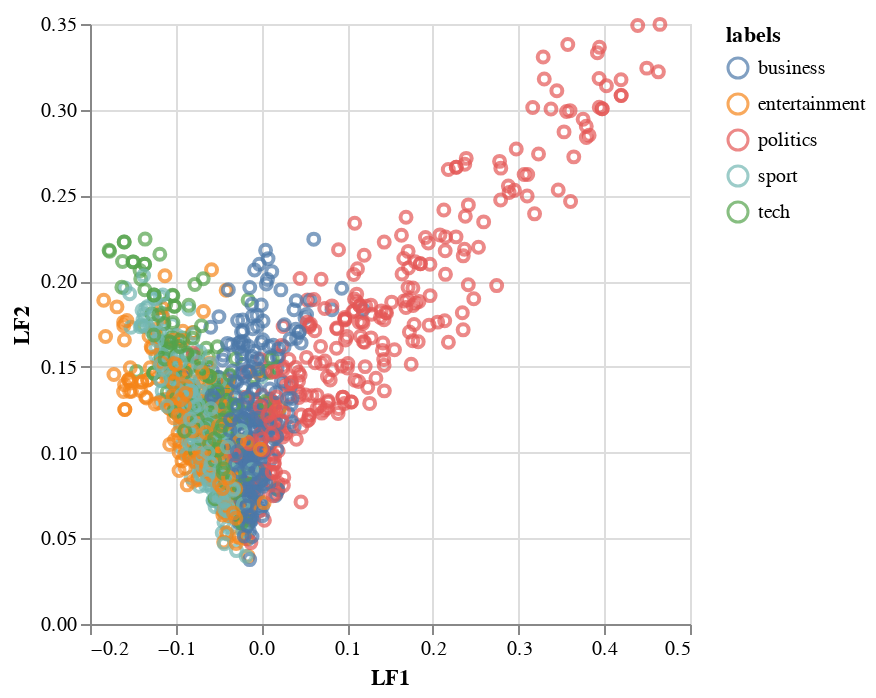

This figure's notebook cell:
### Code cell
reducedTD2 = TruncatedSVD(n_components = 2).fit_transform(trainData2)
vis = pd.DataFrame(reducedTD2, columns = ['LF2','LF1'])
vis.insert(2, "labels", train_labelVis, True)
alt.Chart(vis).mark_point().encode(x='LF1',y='LF2', color='labels')

### Figure 1 — Vega-Lite specification as saved in the notebook (floating-point values rounded to 4 significant figures; data arrays with more than 128 entries replaced by an {"elided": "..."} marker saying what was removed)
{"config": {"view": {"continuousWidth": 300, "continuousHeight": 300}}, "data": {"name": "data-60317425c912bcb14b6e76c033986a43"}, "mark": {"type": "point"}, "encoding": {"color": {"field": "labels", "type": "nominal"}, "x": {"field": "LF1", "type": "quantitative"}, "y": {"field": "LF2", "type": "quantitative"}}, "$schema": "https://vega.github.io/schema/vega-lite/v5.8.0.json", "datasets": {"data-60317425c912bcb14b6e76c033986a43": {"elided": "1490 records"}}}
